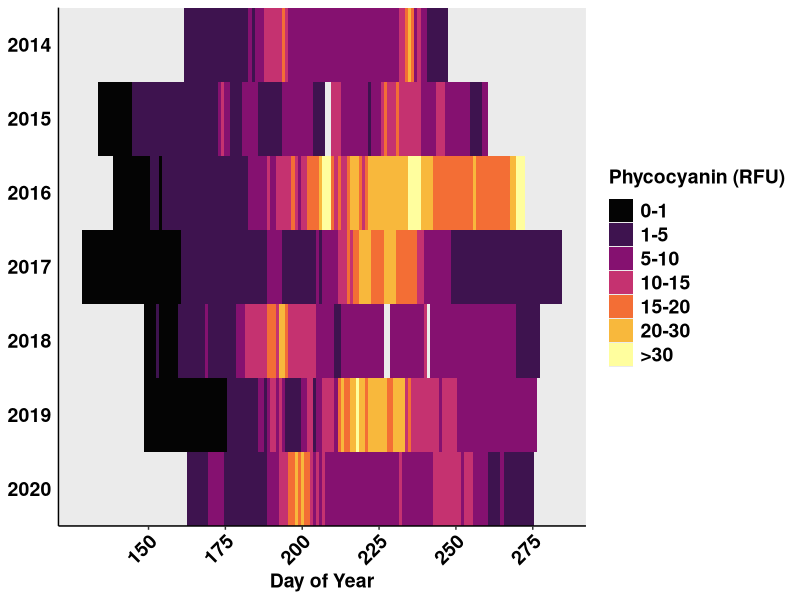

Recreate this plot in R.
library(tidyverse)
library(here)
library(colorspace)

all_dat <- read_csv(here('data/processed_data', 'BP_all_June72022.csv'))

#create bins
all_dat$Phyco_bin <-  cut(all_dat$PhycoRFUShallow, breaks=c(0,1,5,10,15,20, 30, max(all_dat$PhycoRFUShallow)),
                          labels=c("0-1","1-5","5-10","10-15","15-20","20-30", ">30"))
#Figure 3 - Heat Map
ggplot(all_dat, aes(x =DOY, y = factor(Year))) +
  geom_tile(aes(fill = Phyco_bin)) +
  scale_x_continuous(breaks = c(150, 175, 200, 225, 250, 275)) + 
  scale_y_discrete(limits = rev(levels(as.factor(all_dat$Year))), expand = c(0,0)) +
  labs(x = "Day of Year", y = NULL, fill = expression(bold("Phycocyanin (RFU)"))) +
  scale_fill_discrete_sequential(palette = "Inferno", rev = FALSE)+
  #theme_minimal()+
  theme(axis.text.x = element_text(angle=45, hjust=1, vjust=1, face = "bold", size = 14, colour = "black"),
        axis.text.y = element_text(face = "bold", size = 14, colour = "black"),
        axis.title.x = element_text(face = "bold", size =14),
        axis.title.y = element_text(face = "bold", size = 14, colour = "black"),
        panel.grid.major = element_blank(),
        panel.grid.minor = element_blank(),
        axis.ticks.y = element_blank(),
        axis.line = element_line(),
        legend.text = element_text(face = "bold", size =14),
        legend.title = element_text(face = "bold", size =14))